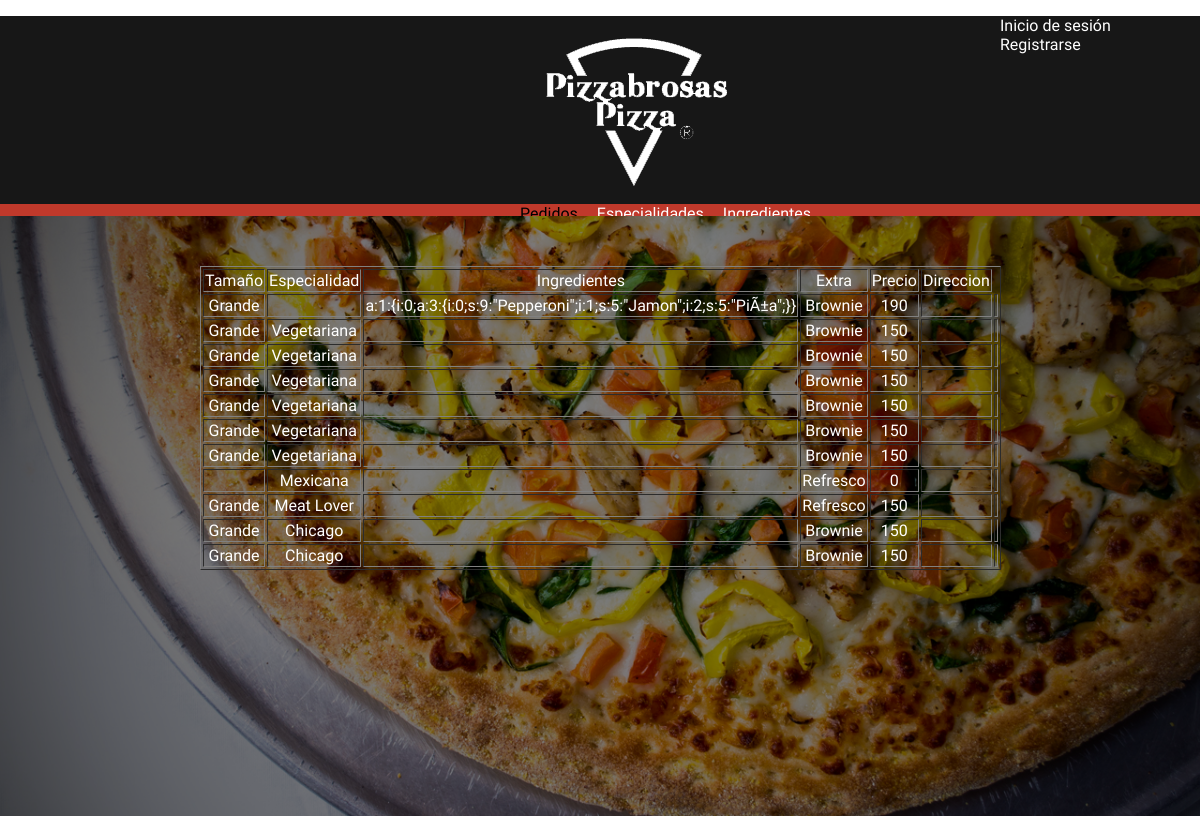
The app's page /admin.php with its own data.
### tables this page shows
CREATE TABLE IF NOT EXISTS `pedidos` (
  `ID` int(11) NOT NULL AUTO_INCREMENT,
  `tamano` varchar(15) NOT NULL,
  `especialidad` varchar(25) DEFAULT NULL,
  `ingredientes` varchar(250) DEFAULT NULL,
  `extra` varchar(20) NOT NULL,
  `precio` int(20) NOT NULL,
  `direccion` varchar(100) NOT NULL,
  PRIMARY KEY (`ID`)
);

### admin.php (the view, shortened to what this page needs)
<!DOCTYPE html>
<html lang="es">
<head>
	<link rel="stylesheet" type="text/css" href="styles.css">
	<link rel="stylesheet" type="text/css" href="//ajax.googleapis.com/ajax/libs/jquery/1.10.2/jquery.min.js">
</head>
<body>
	<nav class="barra">
		<img src="pizzabrosas.png" class="logo">
		<ul class="iniciosec">
			<li><a href="iniciasesion.php">Inicio de sesión</a></li>
			<li><a href="registro.php">Registrarse</a></li>
		</ul>
	<nav class="barra-admin">
		<ul style="margin-left:40%;">
			<li><a class="active" href="#">Pedidos</a></li>
			<li><a href="admin-esp.php">Especialidades</a></li>
			<li><a href="admin-ing.php">Ingredientes</a></li>
		</ul>
	</nav>
	</nav>
		<section class="wrapper" id="pizza">
			<div id="fondo" style="height:100%;">
				<div class="centrado" style="color:#FFF; font-family: 'Open Sans Condensed', sans-serif; font-size:16px; margin-left:200px; margin-top:50px;">
					<?php
						$link = mysql_connect("localhost", "root","");
						$result = mysql_query("SELECT * FROM pedidos", $link);
						if ($row = mysql_fetch_array($result)){
	   						echo "<table border = '1' border-color=white> \n";
	   						echo "<tr><td>Tamaño</td><td>Especialidad</td><td>Ingredientes</td><td>Extra</td><td>Precio</td><td>Direccion</td></tr> \n";
	   						do {
	      						echo "<tr><td>".$row["tamano"]."</td><td>".$row["especialidad"]."</td><td>".$row["ingredientes"]."</td><td>".$row["extra"]."</td><td>".$row["precio"]."</td><td>"."</td><td>".$row["direccion"]."</td></tr> \n";
	   						} while ($row = mysql_fetch_array($result));
	   						echo "</table> \n";
						} else {
						echo "¡ No se ha encontrado ningún registro !";
						}
					?>
				</div>
			</div>
		</section>
</body>
</html>

### styles.css (style rules this page uses)
body { margin: 0px; height: 100%; }
a { text-decoration: none; color: #fff; }
a.active { color: #000; border-bottom: solid #000; }
nav.barra { background-color: #171717; width: 100%; height: 200px; }
nav.barra-admin { background-color:#c0392b; width: 100%; height: 250px; margin-top: 150px; z-index: 0; }
.iniciosec { margin-left: 80%; }
li { color: #fff; display: inline-block; text-decoration: none; font-family: 'Open Sans Condensed', sans-serif; padding-right: 15px; padding-top: 0; padding-bottom: 0; }
#pizza { background-image: url(pizza.jpg); background-size: 100%; background-repeat: no-repeat; background-size: cover; position: relative; width: 100%; z-index: 2; }
#fondo { background: rgba(0, 0, 0, 0.5); z-index: 1; }
.centrado { display: inline-block; text-align: center; }
.logo { margin-left: 45%; display: block; position: absolute; }
.wrapper { height: 600px; width: 100%; }

### records on screen
pedidos: tamano "Grande", ingredientes "a:1:{i:0;a:3:{i:0;s:9:\"Pepperoni\";i:1;s:5:\"Jamon\";i:2;s:5:\"PiÃ±a\";}}", extra "Brownie", precio "190"
pedidos: tamano "Grande", especialidad "Vegetariana", extra "Brownie", precio "150"
pedidos: tamano "Grande", especialidad "Vegetariana", extra "Brownie", precio "150"
pedidos: tamano "Grande", especialidad "Vegetariana", extra "Brownie", precio "150"
pedidos: tamano "Grande", especialidad "Vegetariana", extra "Brownie", precio "150"
pedidos: tamano "Grande", especialidad "Vegetariana", extra "Brownie", precio "150"
pedidos: tamano "Grande", especialidad "Vegetariana", extra "Brownie", precio "150"
pedidos: especialidad "Mexicana", extra "Refresco", precio "0"
pedidos: tamano "Grande", especialidad "Meat Lover", extra "Refresco", precio "150"
pedidos: tamano "Grande", especialidad "Chicago", extra "Brownie", precio "150"
pedidos: tamano "Grande", especialidad "Chicago", extra "Brownie", precio "150"
